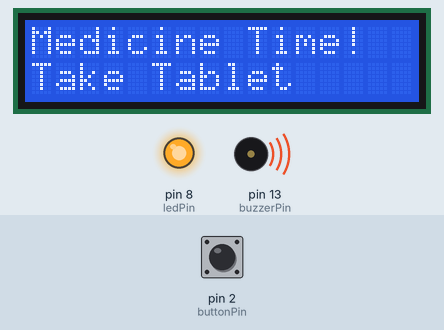
Bench run of a sketch on a simulated Arduino Uno, built with avr-gcc and run on an emulated ATmega328P. On the bench: 16×2 character LCD, output pins drawn as LEDs (lit = HIGH), buzzer (waves = sounding, pin HIGH). Inputs (shaded band) come from the test bench; at power-on: pin 2 (buttonPin) HIGH.

Above: at 4.2 s.
4.3 s: pin 2 (buttonPin) pulled LOW for 3.2 s
At 4.7 s:
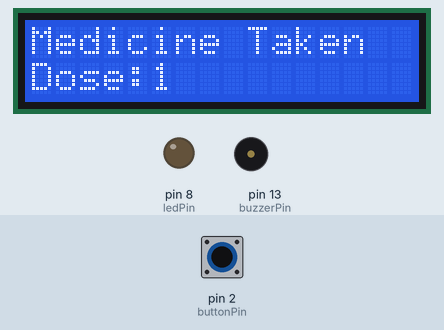
10.5 s: pin 2 (buttonPin) pulled LOW for 0.15 s
At 11.9 s:
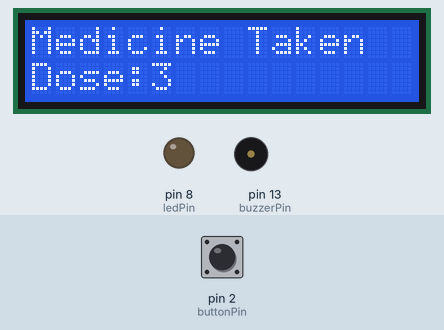
13.6 s: pin 2 (buttonPin) pulled LOW for 1 s
At 14.2 s:
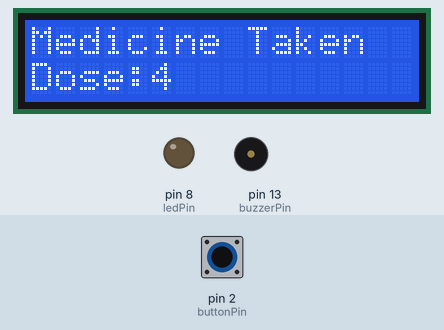
17.6 s: pin 2 (buttonPin) pulled LOW for 0.15 s
At 18.5 s:
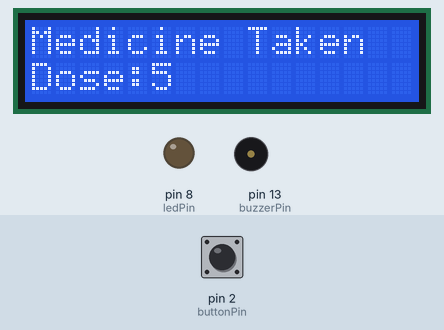
Timing chart, 0 to 47.2 s (numbered marks = the images above; inputs shaded):
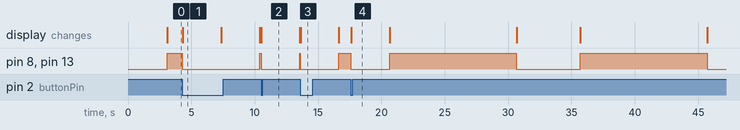

The sketch:

arduino_code.ino
```cpp
#include <Wire.h>
#include <LiquidCrystal_I2C.h>

LiquidCrystal_I2C lcd(0x27,16,2);

int ledPin = 8;
int buzzerPin = 13;
int buttonPin = 2;

int doseCount = 0;

void setup() {

  pinMode(ledPin, OUTPUT);
  pinMode(buzzerPin, OUTPUT);

  pinMode(buttonPin, INPUT_PULLUP);

  lcd.init();
  lcd.backlight();

  lcd.setCursor(0,0);
  lcd.print("Medicine");
  lcd.setCursor(0,1);
  lcd.print("Reminder");

  delay(3000);
}

void loop() {

  lcd.clear();
  lcd.setCursor(0,0);
  lcd.print("Medicine Time!");
  lcd.setCursor(0,1);
  lcd.print("Take Tablet");

  digitalWrite(ledPin,HIGH);
  digitalWrite(buzzerPin,HIGH);

  unsigned long startTime = millis();

  while(millis()-startTime < 10000){

    if(digitalRead(buttonPin)==LOW){

      doseCount++;

      digitalWrite(ledPin,LOW);
      digitalWrite(buzzerPin,LOW);

      lcd.clear();
      lcd.setCursor(0,0);
      lcd.print("Medicine Taken");
      lcd.setCursor(0,1);
      lcd.print("Dose:");
      lcd.print(doseCount);

      delay(3000);

      return;
    }
  }

  digitalWrite(ledPin,LOW);
  digitalWrite(buzzerPin,LOW);

  lcd.clear();
  lcd.setCursor(0,0);
  lcd.print("Missed Dose!");
  lcd.setCursor(0,1);
  lcd.print("Take Medicine");

  delay(5000);
}
```

Measured:
- after the input at 4.3 s, pin 8 (ledPin), pin 13 (buzzerPin): HIGH → LOW at once, → HIGH 6.1 s later; the display: changes at once (image 1)
- after the input at 10.5 s, pin 8 (ledPin), pin 13 (buzzerPin): HIGH → LOW at once, → HIGH 3.1 s later; the display: changes at once (image 2)
- after the input at 13.6 s, pin 8 (ledPin), pin 13 (buzzerPin): HIGH → LOW at once, → HIGH 3.1 s later; the display: changes at once (image 3)
- after the input at 17.6 s, the display: changes at once (image 4)
- what the display in image 1 shows lasts 3.1 s, from 4.3 s to 7.4 s
